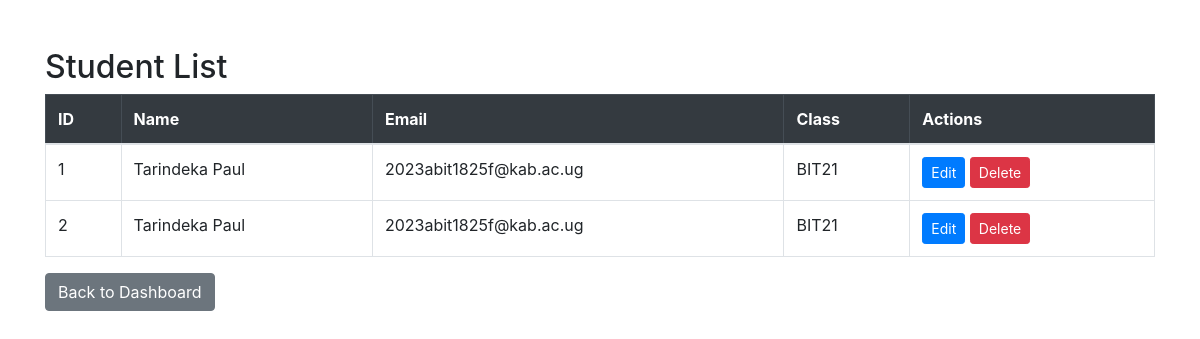
The page /student_list.php (signed in) on the database its author committed.
### tables this page shows
CREATE TABLE `students` (
  `id` int(11) NOT NULL,
  `name` varchar(100) DEFAULT NULL,
  `email` varchar(100) DEFAULT NULL,
  `class` varchar(10) DEFAULT NULL,
  `created_at` timestamp NOT NULL DEFAULT current_timestamp()
);

### student_list.php (the view, shortened to what this page needs)
<?php
include 'db.php';
$sql = "SELECT * FROM students";
$result = $conn->query($sql);
?>
<!DOCTYPE html>
<html lang="en">
<head>
    <link href="https://stackpath.bootstrapcdn.com/bootstrap/4.5.2/css/bootstrap.min.css" rel="stylesheet">
</head>
<body>
    <div class="container">
        <h2 class="mt-5">Student List</h2>
        <table class="table table-bordered">
            <thead class="table-dark">
                <tr>
                    <th>ID</th>
                    <th>Name</th>
                    <th>Email</th>
                    <th>Class</th>
                    <th>Actions</th>
                </tr>
            </thead>
            <tbody>
                <?php if ($result->num_rows > 0): ?>
                    <?php while($student = $result->fetch_assoc()): ?>
                        <tr>
                            <td><?php echo $student['id']; ?></td>
                            <td><?php echo $student['name']; ?></td>
                            <td><?php echo $student['email']; ?></td>
                            <td><?php echo $student['class']; ?></td>
                            <td>
                                <a href="edit_student.php?id=<?php echo $student['id']; ?>" class="btn btn-primary btn-sm">Edit</a>
                                <a href="delete_student.php?id=<?php echo $student['id']; ?>" class="btn btn-danger btn-sm" onclick="return confirm('Are you sure?')">Delete</a>
                            </td>
                        </tr>
                    <?php endwhile; ?>
                <?php else: ?>
                    <tr>
                        <td colspan="5">No students found.</td>
                    </tr>
                <?php endif; ?>
            </tbody>
        </table>
        <a href="dashboard.php" class="btn btn-secondary">Back to Dashboard</a>
    </div>
</body>
</html>

### rows shown on the page
students: id "1", name "Tarindeka Paul", email "2023abit1825f@kab.ac.ug", class "BIT21"
students: id "2", name "Tarindeka Paul", email "2023abit1825f@kab.ac.ug", class "BIT21"
